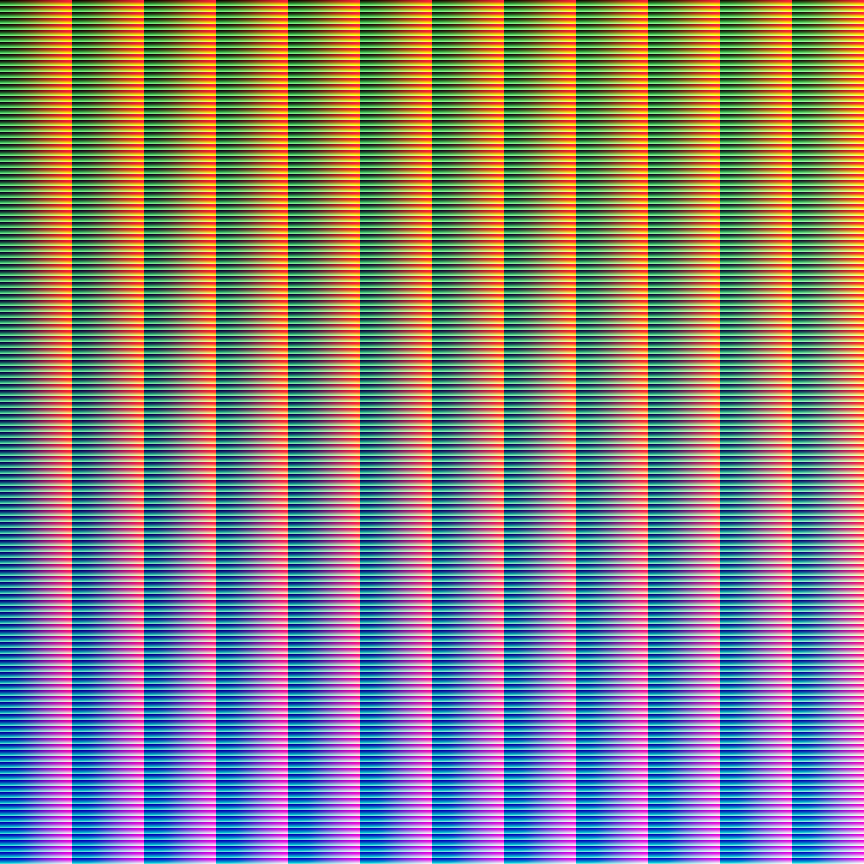
#> input picture HaldCLUT/Color/Agfa/Agfa Precisa 100.png, 1728 x 1728 px, given in place of test-image.jpg, which was not available (shown at 1/2 size)
$ python 'Test Emulations.py'
#> lines starting #> are read from the running program, lines starting #| are printed output that depends on the picture; after the words box and inside, x2 and y2 are one past the last pixel; in counts of white or black regions, pixels touching at a corner belong together; pictures that were not available may be replaced by others from this repository, and a replacement may not be noted
#> in main, landscape is the input picture: PIL image 1728x1728 RGB; mean R, G, B 131.6, 123.9, 125.6
import numpy as np
from PIL import Image, ImageFilter
from tqdm import tqdm
import math
import os
import random
import blend_modes

def get_random_file(path):
    """
    Returns a random filename, chosen among the files of the given path.
    """
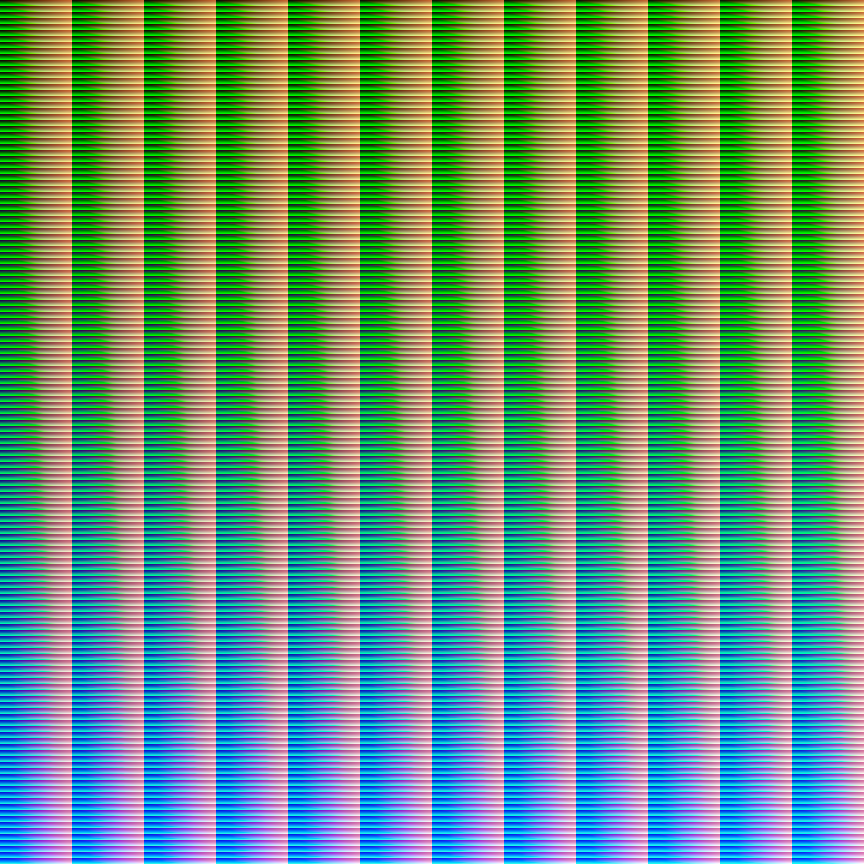
#> input picture HaldCLUT/Color/CreativePack-1/Anime.png, 1728 x 1728 px, found by its file name (shown at 1/2 size)
#> in main, hald_clut is the input picture: PIL image 1728x1728 RGB; mean R, G, B 105.6, 142.5, 117.5
    files = os.listdir(path)
    index = random.randrange(0, len(files))
    return files[index]

def apply_3d_clut(clut, img, clut_size):
    """
    clut must have the shape (clut_size, clut_size, clut_size, num_channels=3)
    """
    num_rows, num_cols = img.size
    filtered_img = np.copy(np.asarray(img))
    scale = (clut_size - 1) / 255
    img = np.asarray(img)
    clut_r = np.rint(img[:, :, 0] * scale).astype(int)
    clut_g = np.rint(img[:, :, 1] * scale).astype(int)
    clut_b = np.rint(img[:, :, 2] * scale).astype(int)
    filtered_img = clut[clut_r, clut_g, clut_b]
    filtered_img = Image.fromarray(filtered_img.astype('uint8'), 'RGB')
    return filtered_img

def create_identity(size):
    clut = np.zeros((size, size, size, 3))
    scale = 255 / (size - 1)
    for b in range(size):
        for g in range(size):
            for r in range(size):
                clut[r, g, b, 0] = r * scale
                clut[r, g, b, 1] = g * scale
                clut[r, g, b, 2] = b * scale
    return clut

def apply_hald_clut(hald_img, img):
    hald_w, hald_h = hald_img.size
#> hald_w = 1728; hald_h = 1728
    clut_size = int(round(math.pow(hald_w, 1/3)))
#> clut_size = 12
    # We square the clut_size because a 12-bit HaldCLUT has the same amount of information as a 144-bit 3D CLUT
    scale = (clut_size * clut_size - 1) / 255
#> scale = 0.561
    # Convert the PIL image to numpy array
    img = np.asarray(img)
    # We are reshaping to (144 * 144 * 144, 3) - it helps with indexing
    hald_img = np.asarray(hald_img).reshape(clut_size ** 6, 3)
    # Figure out the 3D CLUT indexes corresponding to the pixels in our image
    clut_r = np.rint(img[:, :, 0] * scale).astype(int)
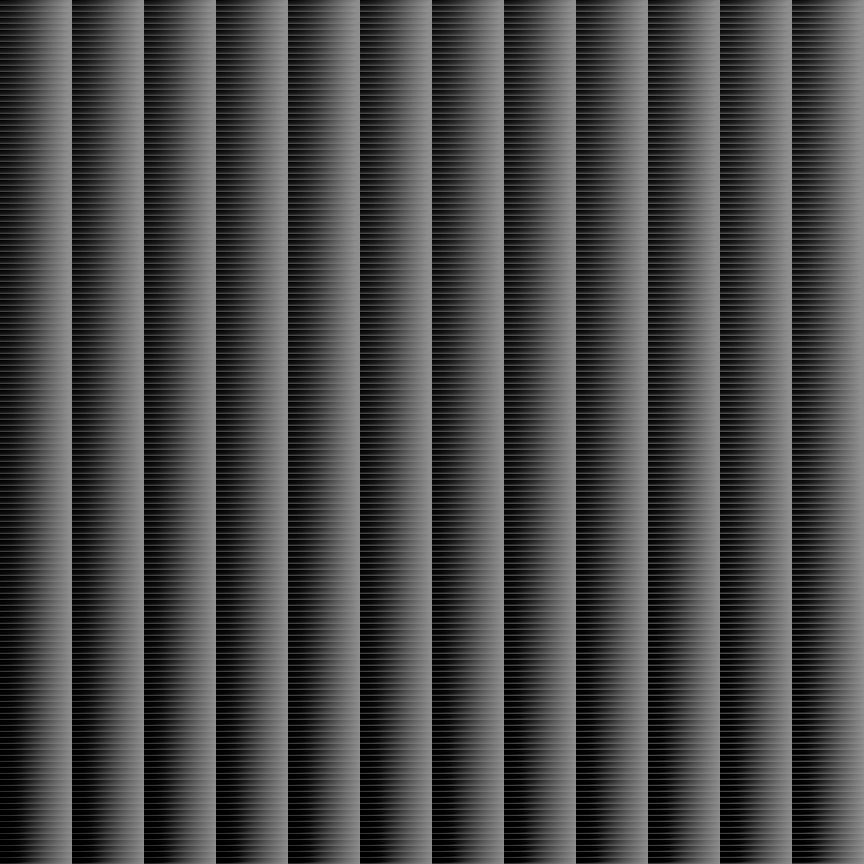
#> clut_r: shape (1728, 1728) int64 (shown at 1/2 size); min 0, max 143, mean 73.8
    clut_g = np.rint(img[:, :, 1] * scale).astype(int)
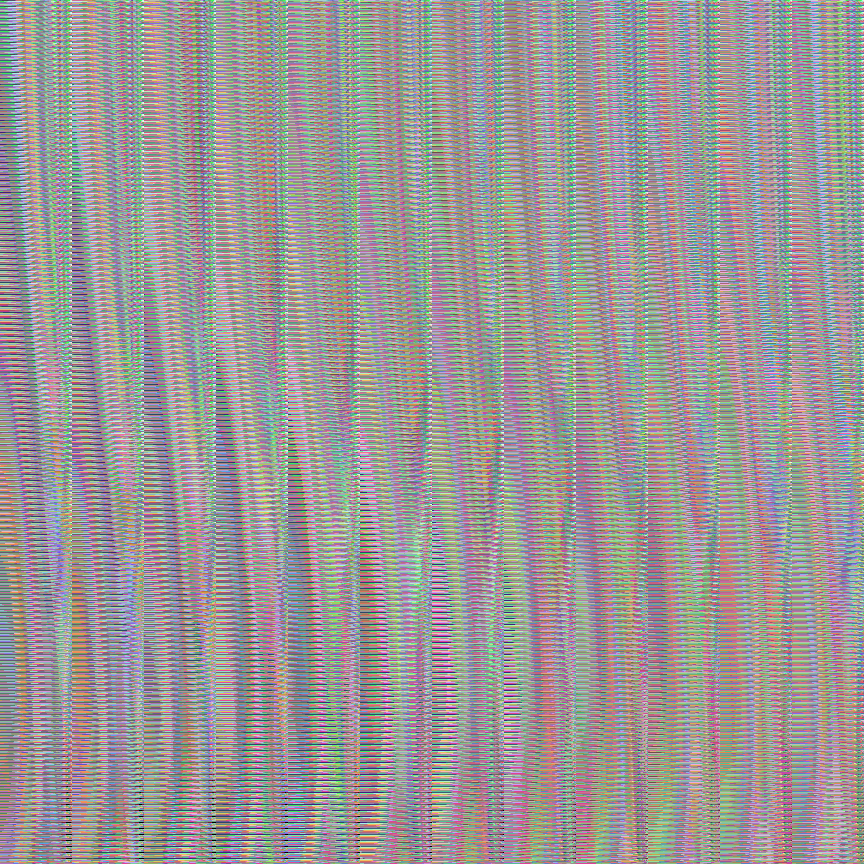
#> clut_g: shape (1728, 1728) int64 (shown at 1/2 size); 144 distinct labels, from 0 to 143; one colour per label, 0 black
    clut_b = np.rint(img[:, :, 2] * scale).astype(int)
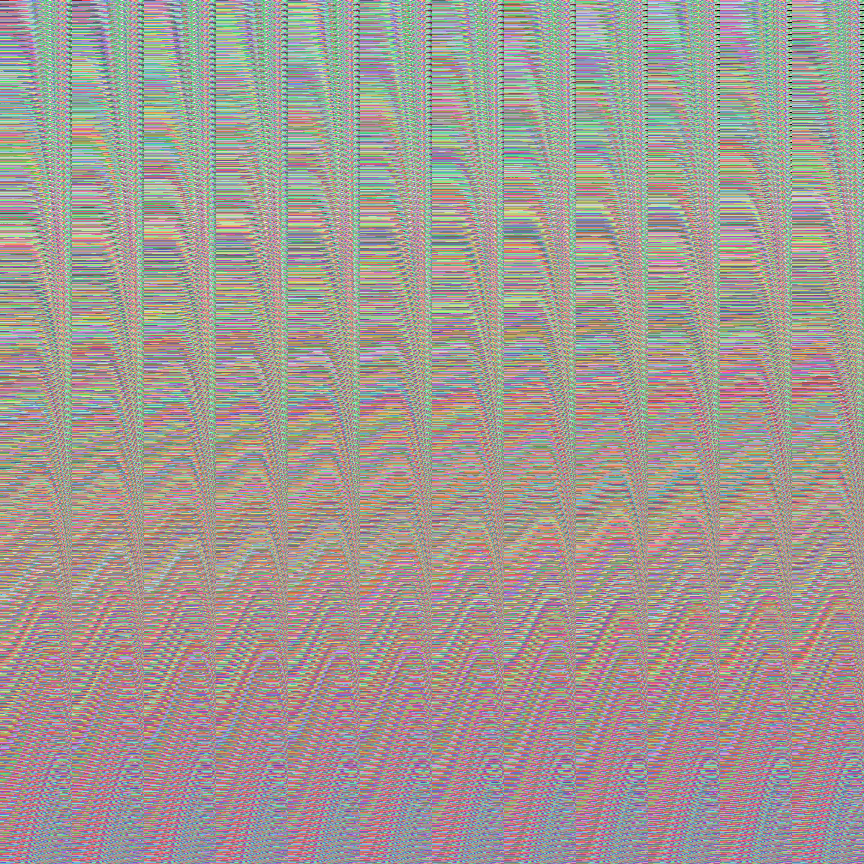
#> clut_b: shape (1728, 1728) int64 (shown at 1/2 size); 144 distinct labels, from 0 to 143; one colour per label, 0 black
    filtered_image = np.zeros((img.shape))
    # Convert the 3D CLUT indexes into indexes for our HaldCLUT numpy array and copy over the colors to the new image
    filtered_image[:, :] = hald_img[clut_r + clut_size ** 2 * clut_g + clut_size ** 4 * clut_b]
    filtered_image = Image.fromarray(filtered_image.astype('uint8'), 'RGB')
#> filtered_image: PIL image 1728x1728 RGB
    return filtered_image

def create_halation_mask(img, threshold=200):
    """
    Creates a mask of bright areas that will glow
    threshold: brightness level (0-255) above which pixels will glow
    """
#> called with threshold = 100
    # Convert to numpy array
    img_array = np.array(img)

    # Create mask of bright areas (focusing on red channel which creates nice halation)
    mask = img_array[:,:,0] > threshold
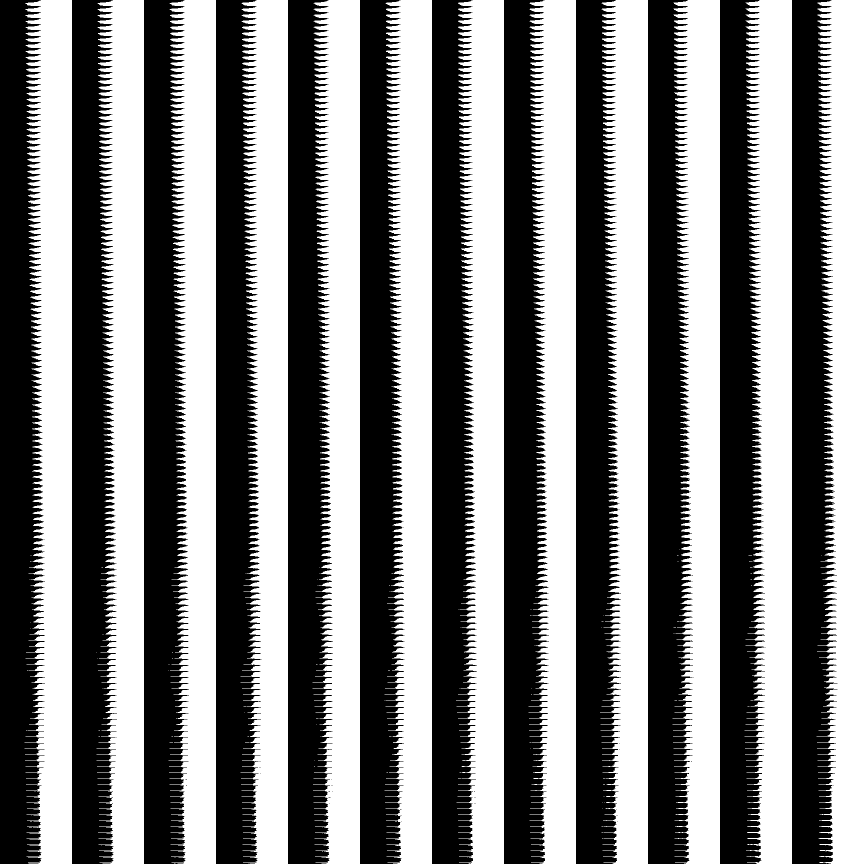
#> mask: shape (1728, 1728) bool (shown at 1/2 size); 50.2% white; 53 black regions (41 under 20 px), largest, box (x1, y1, x2, y2) and area: (0, 0, 90, 1728) 124453, (144, 0, 234, 1728) 124453, (288, 0, 378, 1728) 124375

    # Convert back to PIL image
    mask = Image.fromarray((mask * 255).astype(np.uint8))
    return mask

def apply_halation(img, intensity=0.5, threshold=200, blur_radius=15):
    """
    Applies halation effect to an image
    intensity: strength of the effect (0-1)
    threshold: brightness threshold for glow
    blur_radius: size of the glow effect
    """
    # Create mask of bright areas
    mask = create_halation_mask(img, threshold)

    # Blur the mask
    blurred_mask = mask.filter(ImageFilter.GaussianBlur(radius=blur_radius))
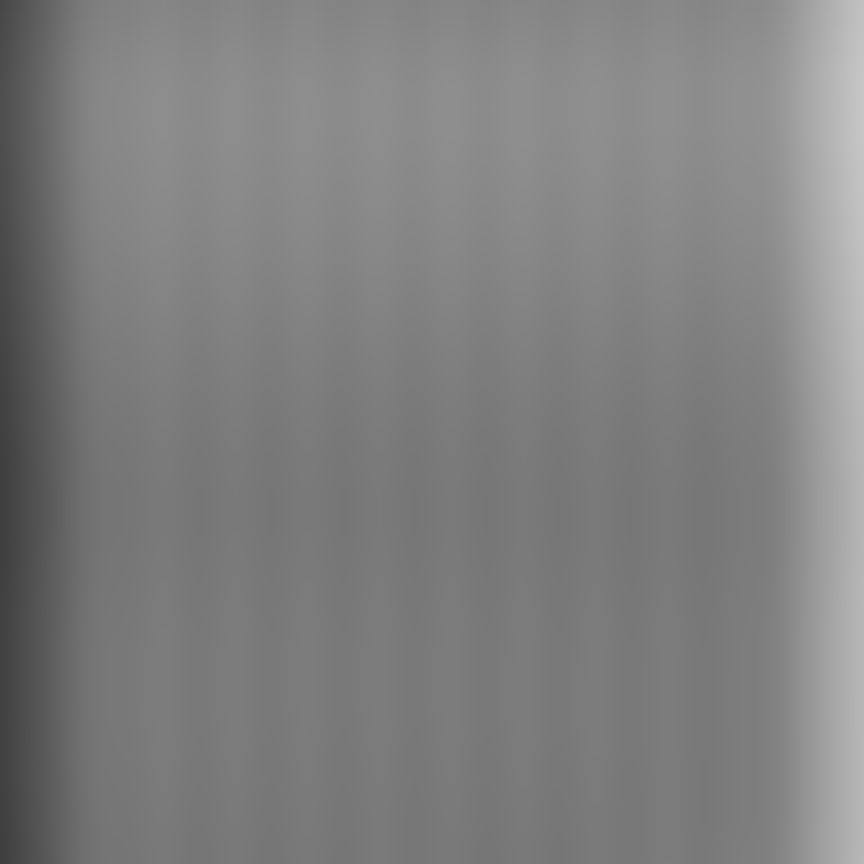
#> blurred_mask: PIL image 1728x1728 L (shown at 1/2 size); min 62, max 198, mean 127.4

    # Convert to numpy arrays for calculations
    original = np.array(img).astype(float)
    glow = np.array(blurred_mask).astype(float)

    # Add the glow to all channels
    result = original.copy()
    for i in range(3):  # Apply to each RGB channel
        result[:,:,i] += glow * intensity

    # Clip values to valid range and convert back to uint8
    result = np.clip(result, 0, 255).astype(np.uint8)

    return Image.fromarray(result)

def resize_overlay(image: Image.Image, overlay: Image.Image):
    overlay_size = overlay.size # (w, h)
#> overlay_size = (1728, 1728)
    image_size = image.size
#> image_size = (1728, 1728)

    # Checks if our image is in portrait orientation and rotates the overlay
    if image_size[0] < image_size[1]:
        overlay.rotate(90)
    overlay = overlay.resize(image_size)

    return overlay

def set_opacity(image, value):
    '''
    Converts an RGB image (3 channels) into an RGBA image (4 channels) by adding an alpha channel for opacity.
    '''
    size = image.shape

    if image.shape[2] == 3:
        image = np.dstack((image, np.ones((image.shape[0], image.shape[1])) * 255))  # Add an alpha channel

    size = image.shape
    for i in range(size[0]):
        for j in range(size[1]):
            image[i, j] = (image[i, j][0], image[i, j][1], image[i, j][2], int(value * 255))
    return image

def main():
    landscape = Image.open("test-image.jpg")

    # Picking a random film stock out of the presets
    brand = get_random_file("HaldCLUT/Color")
    film_stock = get_random_file(f"HaldCLUT/Color/{brand}")
    hald_clut = Image.open(f"HaldClut/Color/{brand}/{film_stock}")

    transformed_img = apply_hald_clut(hald_clut, landscape)

    # Picking a random light leak overlay
    light_leak = Image.open(f"Light Leaks Overlays/Multi/{get_random_file('Light Leaks Overlays/Multi')}")


    halation_image = apply_halation(transformed_img, intensity=0.1, threshold=100, blur_radius=100)
    overlay = resize_overlay(halation_image, light_leak)
    halation_image = np.array(halation_image).astype(float)
    overlay = np.array(overlay).astype(float)
    halation_image = set_opacity(halation_image, 1)
    overlay = set_opacity(overlay, 1)
    overlay_image = blend_modes.overlay(halation_image, overlay, 0.5)
    final_image = Image.fromarray(overlay_image.astype('uint8'), 'RGBA')

    final_image.show()

main()
#> (the call stopped at in main, `overlay_image = blend_modes.overlay(halation_image, overlay, 0.5)`: blend_modes is not available in this run)
